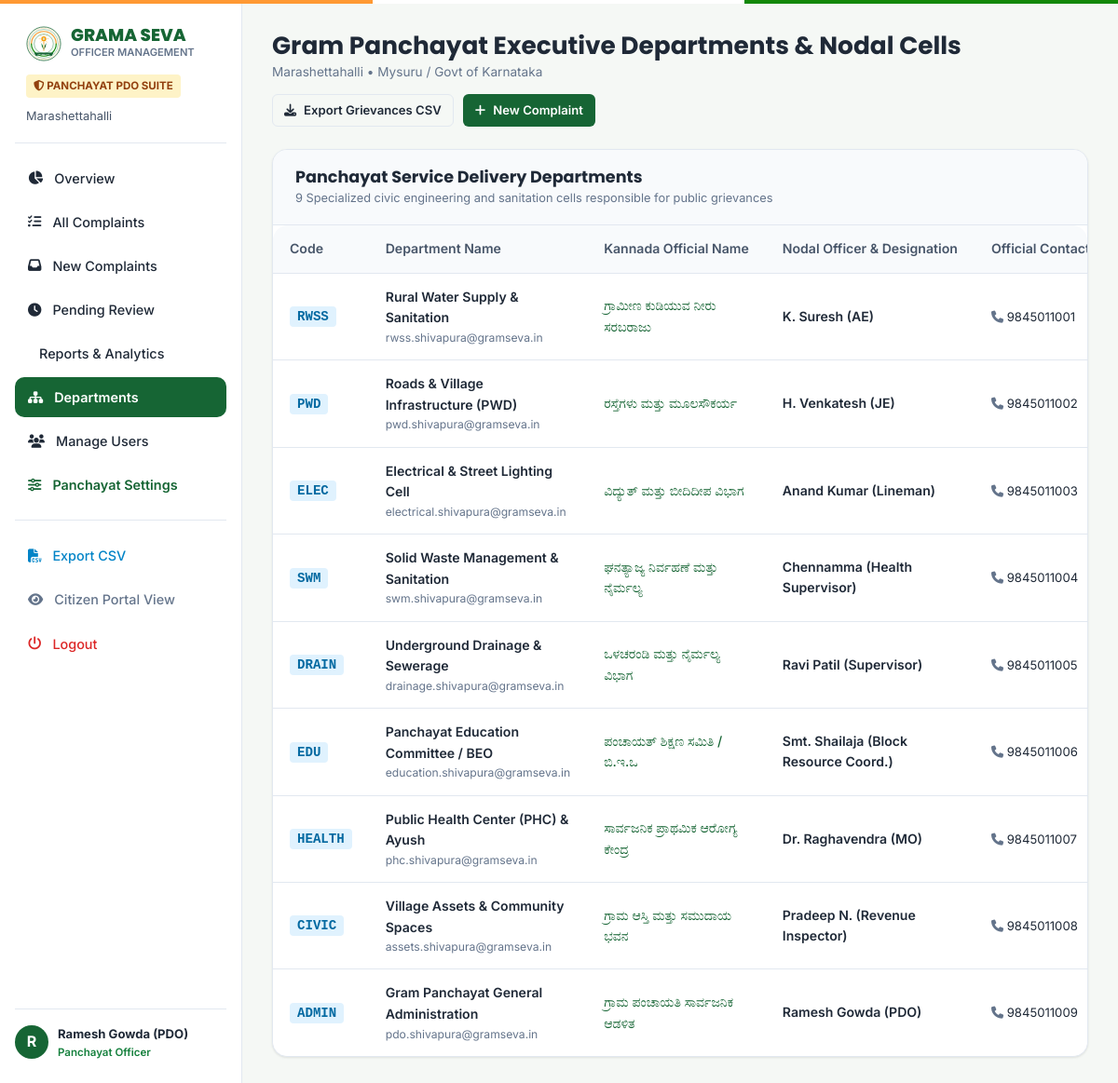
/admin/departments (signed in), run on the app's committed database.
### tables this page shows
CREATE TABLE panchayat_settings (
        id INTEGER PRIMARY KEY,
        panchayat_name TEXT NOT NULL,
        panchayat_name_kn TEXT NOT NULL,
        district TEXT NOT NULL,
        taluk TEXT NOT NULL,
        state TEXT NOT NULL DEFAULT 'Karnataka',
        helpline TEXT NOT NULL,
        office_address TEXT NOT NULL,
        contact_email TEXT NOT NULL,
        villages_list TEXT NOT NULL,
        updated_at DATETIME DEFAULT CURRENT_TIMESTAMP
    );

CREATE TABLE users (
        id INTEGER PRIMARY KEY AUTOINCREMENT,
        full_name TEXT NOT NULL,
        username TEXT UNIQUE NOT NULL,
        mobile TEXT NOT NULL,
        email TEXT,
        village TEXT NOT NULL,
        ward_no TEXT NOT NULL,
        password_hash TEXT NOT NULL,
        role TEXT NOT NULL DEFAULT 'citizen', -- 'citizen', 'admin'
        created_at DATETIME DEFAULT CURRENT_TIMESTAMP
    );

CREATE TABLE departments (
        id INTEGER PRIMARY KEY AUTOINCREMENT,
        code TEXT UNIQUE NOT NULL,
        name_en TEXT NOT NULL,
        name_kn TEXT NOT NULL,
        officer_name TEXT NOT NULL,
        officer_contact TEXT NOT NULL,
        email TEXT
    );

### app.py (the view)
@app.route('/admin/departments')
@admin_required
def admin_departments():
    conn = get_db_connection()
    depts = conn.execute("""
        SELECT d.*,
               COUNT(c.id) as total_complaints,
               SUM(CASE WHEN c.status = 'Resolved' THEN 1 ELSE 0 END) as resolved_count,
               SUM(CASE WHEN c.status IN ('Assigned', 'Work in Progress') THEN 1 ELSE 0 END) as active_count
        FROM departments d
        LEFT JOIN complaints c ON d.id = c.department_id
        GROUP BY d.id
        ORDER BY d.id ASC
    """).fetchall()
    conn.close()
    return render_template('admin/departments.html', departments=depts)

### templates/admin/departments.html (shortened to what this page needs)
{% extends 'admin/base_admin.html' %}
{% block admin_title %}Gram Panchayat Executive Departments & Nodal Cells{% endblock %}
{% block admin_content %}
<div class="civic-card" style="padding: 0; overflow: hidden;">
  <div style="padding: 18px 24px; border-bottom: 1px solid var(--border-color); background: #f8fafc; display: flex; justify-content: space-between; align-items: center;">
    <div>
      <h3 style="font-size: 1.1rem; font-weight: 700; color: var(--text-main); margin: 0;">
        Panchayat Service Delivery Departments
      </h3>
      <div style="font-size: 0.8rem; color: #64748b; margin-top: 2px;">
        9 Specialized civic engineering and sanitation cells responsible for public grievances
      </div>
    </div>
  </div>
  <div class="table-responsive" style="border: none;">
    <table class="civic-table">
      <thead>
        <tr>
          <th>Code</th>
          <th>Department Name</th>
          <th>Kannada Official Name</th>
          <th>Nodal Officer & Designation</th>
          <th>Official Contact</th>
        </tr>
      </thead>
      <tbody>
        {% for d in departments %}
          <tr>
            <td>
              <span style="font-family: monospace; font-weight: 700; background: #e0f2fe; color: #0369a1; padding: 3px 8px; border-radius: 4px;">
                {{ d['code'] }}
              </span>
            </td>
            <td>
              <div style="font-weight: 600; color: var(--text-main);">{{ d['name_en'] }}</div>
              <div style="font-size: 0.76rem; color: #64748b;">{{ d['email'] }}</div>
            </td>
            <td style="font-weight: 500; color: var(--primary);">
              {{ d['name_kn'] }}
            </td>
            <td>
              <div style="font-weight: 600;">{{ d['officer_name'] }}</div>
            </td>
            <td>
              <span style="font-size: 0.82rem;"><i class="fa-solid fa-phone" style="color: #64748b;"></i> {{ d['officer_contact'] }}</span>
            </td>
          </tr>
        {% endfor %}
      </tbody>
    </table>
  </div>
</div>
{% endblock %}

### templates/admin/base_admin.html (shortened to what this page needs)
<!DOCTYPE html>
<html lang="en">
<head>
  <link rel="stylesheet" href="https://cdnjs.cloudflare.com/ajax/libs/font-awesome/6.5.1/css/all.min.css">
  <link rel="stylesheet" href="{{ url_for('static', filename='css/style.css') }}">
  <link rel="stylesheet" href="{{ url_for('static', filename='css/dashboard.css') }}">
  <link rel="stylesheet" href="{{ url_for('static', filename='css/responsive.css') }}">
</head>
<body style="background-color: var(--bg-main);">
  <div class="admin-layout" style="margin-top: 4px;">
    <aside class="admin-sidebar">
      <div class="admin-sidebar-header">
        <a href="{{ url_for('admin_dashboard') }}" style="display: flex; align-items: center; gap: 10px; text-decoration: none; margin-bottom: 12px;">
          <img src="{{ url_for('static', filename='images/emblem.svg') }}" alt="Emblem" style="width: 38px; height: 38px;">
          <div>
            <div style="font-size: 1.15rem; font-weight: 800; color: var(--primary); font-family: 'Poppins', sans-serif; line-height: 1.1;">
              GRAMA SEVA
            </div>
            <div style="font-size: 0.7rem; color: var(--text-muted); font-weight: 600;">
              OFFICER MANAGEMENT
            </div>
          </div>
        </a>
        <div class="admin-portal-badge">
          <i class="fa-solid fa-shield-halved"></i> Panchayat PDO Suite
        </div>
        <div style="font-size: 0.8rem; color: #475569; margin-top: 4px;">
          {{ gp.panchayat_name }}
        </div>
      </div>
      <ul class="admin-nav-list">
        <li class="admin-nav-item {% if request.path == '/admin' or request.path == '/admin/dashboard' %}active{% endif %}">
          <a href="{{ url_for('admin_dashboard') }}" class="admin-nav-link">
            <i class="fa-solid fa-chart-pie"></i>
            <span>Overview</span>
          </a>
        </li>
        <li class="admin-nav-item {% if request.path == '/admin/complaints' %}active{% endif %}">
          <a href="{{ url_for('admin_complaints') }}" class="admin-nav-link">
            <i class="fa-solid fa-list-check"></i>
            <span>All Complaints</span>
          </a>
        </li>
        <li class="admin-nav-item {% if request.path == '/admin/complaints' and request.args.get('status') == 'Submitted' %}active{% endif %}">
          <a href="{{ url_for('admin_complaints', status='Submitted') }}" class="admin-nav-link">
            <i class="fa-solid fa-inbox"></i>
            <span>New Complaints</span>
          </a>
        </li>
        <li class="admin-nav-item {% if request.path == '/admin/complaints' and request.args.get('status') == 'Under Review' %}active{% endif %}">
          <a href="{{ url_for('admin_complaints', status='Under Review') }}" class="admin-nav-link">
            <i class="fa-solid fa-clock"></i>
            <span>Pending Review</span>
          </a>
        </li>
        <li class="admin-nav-item {% if request.path == '/admin/reports' %}active{% endif %}">
          <a href="{{ url_for('admin_reports') }}" class="admin-nav-link">
            <span>Reports & Analytics</span>
          </a>
        </li>
        <li class="admin-nav-item {% if request.path == '/admin/departments' %}active{% endif %}">
          <a href="{{ url_for('admin_departments') }}" class="admin-nav-link">
            <i class="fa-solid fa-sitemap"></i>
            <span>Departments</span>
          </a>
        </li>
        <li class="admin-nav-item {% if request.path == '/admin/users' %}active{% endif %}">
          <a href="{{ url_for('admin_users') }}" class="admin-nav-link">
            <i class="fa-solid fa-users"></i>
            <span>Manage Users</span>
          </a>
        </li>
        <li class="admin-nav-item {% if request.path == '/admin/settings' %}active{% endif %}">
          <a href="{{ url_for('admin_settings') }}" class="admin-nav-link" style="color: #166534; font-weight: 600;">
            <i class="fa-solid fa-sliders"></i>
            <span>Panchayat Settings</span>
          </a>
        </li>
        <li style="border-top: 1px solid var(--border-color); margin: 12px 0;"></li>
        <li class="admin-nav-item">
          <a href="{{ url_for('admin_export_csv') }}" class="admin-nav-link" style="color: #0284c7;">
            <i class="fa-solid fa-file-csv"></i>
            <span>Export CSV</span>
          </a>
        </li>
        <li class="admin-nav-item">
          <a href="{{ url_for('dashboard') }}" class="admin-nav-link" style="color: #64748b;">
            <i class="fa-solid fa-eye"></i>
            <span>Citizen Portal View</span>
          </a>
        </li>
        <li class="admin-nav-item">
          <a href="{{ url_for('logout') }}" class="admin-nav-link" style="color: #dc2626;">
            <i class="fa-solid fa-power-off"></i>
            <span>Logout</span>
          </a>
        </li>
      </ul>
      <div style="padding-top: 16px; border-top: 1px solid var(--border-color); display: flex; align-items: center; gap: 10px; margin-top: auto;">
        <div style="width: 36px; height: 36px; border-radius: 50%; background-color: var(--primary); color: #fff; display: flex; align-items: center; justify-content: center; font-weight: 700;">
          {{ g.user['full_name'][0] }}
        </div>
        <div style="overflow: hidden;">
          <div style="font-size: 0.82rem; font-weight: 700; color: var(--text-main); white-space: nowrap; overflow: hidden; text-overflow: ellipsis;">
            {{ g.user['full_name'] }}
          </div>
          <div style="font-size: 0.72rem; color: #15803d; font-weight: 600;">
            Panchayat Officer
          </div>
        </div>
      </div>
    </aside>
    <main class="admin-main-content">
      <div style="display: flex; justify-content: space-between; align-items: center; margin-bottom: 24px; flex-wrap: wrap; gap: 12px;">
        <div>
          <h1 style="font-size: 1.65rem; font-weight: 700; color: var(--text-main); margin: 0;">
            {% block admin_title %}Administrative Dashboard{% endblock %}
          </h1>
          <div style="font-size: 0.85rem; color: var(--text-muted); margin-top: 2px;">
            {{ gp.panchayat_name }} • {{ gp.district }} / Govt of {{ gp.state }}
          </div>
        </div>
        <div style="display: flex; gap: 10px; align-items: center;">
          <a href="{{ url_for('admin_export_csv') }}" class="btn btn-outline btn-sm">
            <i class="fa-solid fa-download"></i> Export Grievances CSV
          </a>
          <a href="{{ url_for('submit_complaint') }}" class="btn btn-primary btn-sm">
            <i class="fa-solid fa-plus"></i> New Complaint
          </a>
        </div>
      </div>
      {% block admin_content %}{% endblock %}
    </main>
  </div>
</body>
</html>

### data on the page
panchayat_settings: panchayat_name "Marashettahalli", district "Mysuru", state "Karnataka"
users: full_name "R", user.full_name "Ramesh Gowda (PDO)"
departments: code "RWSS", name_en "Rural Water Supply & Sanitation", email "rwss.shivapura@gramseva.in", name_kn "ಗ್ರಾಮೀಣ ಕುಡಿಯುವ ನೀರು ಸರಬರಾಜು", officer_name "K. Suresh (AE)", officer_contact "9845011001"
departments: code "PWD", name_en "Roads & Village Infrastructure (PWD)", email "pwd.shivapura@gramseva.in", name_kn "ರಸ್ತೆಗಳು ಮತ್ತು ಮೂಲಸೌಕರ್ಯ", officer_name "H. Venkatesh (JE)", officer_contact "9845011002"
departments: code "ELEC", name_en "Electrical & Street Lighting Cell", email "electrical.shivapura@gramseva.in", name_kn "ವಿದ್ಯುತ್ ಮತ್ತು ಬೀದಿದೀಪ ವಿಭಾಗ", officer_name "Anand Kumar (Lineman)", officer_contact "9845011003"
departments: code "SWM", name_en "Solid Waste Management & Sanitation", email "swm.shivapura@gramseva.in", name_kn "ಘನತ್ಯಾಜ್ಯ ನಿರ್ವಹಣೆ ಮತ್ತು ನೈರ್ಮಲ್ಯ", officer_name "Chennamma (Health Supervisor)", officer_contact "9845011004"
departments: code "DRAIN", name_en "Underground Drainage & Sewerage", email "drainage.shivapura@gramseva.in", name_kn "ಒಳಚರಂಡಿ ಮತ್ತು ನೈರ್ಮಲ್ಯ ವಿಭಾಗ", officer_name "Ravi Patil (Supervisor)", officer_contact "9845011005"
departments: code "EDU", name_en "Panchayat Education Committee / BEO", email "education.shivapura@gramseva.in", name_kn "ಪಂಚಾಯತ್ ಶಿಕ್ಷಣ ಸಮಿತಿ / ಬಿ.ಇ.ಒ", officer_name "Smt. Shailaja (Block Resource Coord.)", officer_contact "9845011006"
departments: code "HEALTH", name_en "Public Health Center (PHC) & Ayush", email "phc.shivapura@gramseva.in", name_kn "ಸಾರ್ವಜನಿಕ ಪ್ರಾಥಮಿಕ ಆರೋಗ್ಯ ಕೇಂದ್ರ", officer_name "Dr. Raghavendra (MO)", officer_contact "9845011007"
departments: code "CIVIC", name_en "Village Assets & Community Spaces", email "assets.shivapura@gramseva.in", name_kn "ಗ್ರಾಮ ಆಸ್ತಿ ಮತ್ತು ಸಮುದಾಯ ಭವನ", officer_name "Pradeep N. (Revenue Inspector)", officer_contact "9845011008"
departments: code "ADMIN", name_en "Gram Panchayat General Administration", email "pdo.shivapura@gramseva.in", name_kn "ಗ್ರಾಮ ಪಂಚಾಯತಿ ಸಾರ್ವಜನಿಕ ಆಡಳಿತ", officer_name "Ramesh Gowda (PDO)", officer_contact "9845011009"
